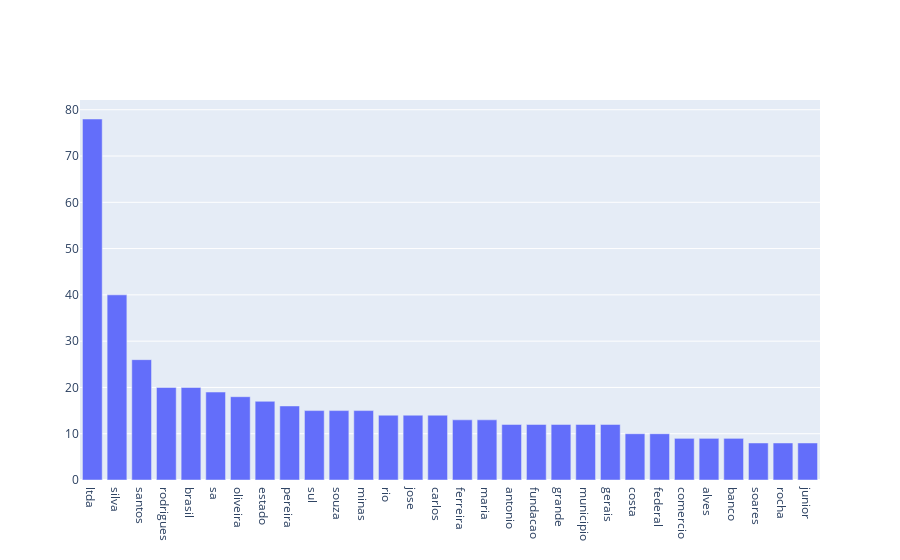

The notebook cell saved with this chart:
### Code cell
trace = go.Bar(x=df2["RECORRENTE"], y=df2["QUANTIDADE"])
iplot({"data":[trace]})

### Figure 1 — Plotly figure (JSON) as saved in the notebook; plotly's stock layout.template omitted (floating-point values rounded to 4 significant figures)
{"data": [{"type": "bar", "x": ["ltda", "silva", "santos", "rodrigues", "brasil", "sa", "oliveira", "estado", "pereira", "sul", "souza", "minas", "rio", "jose", "carlos", "ferreira", "maria", "antonio", "fundacao", "grande", "municipio", "gerais", "costa", "federal", "comercio", "alves", "banco", "soares", "rocha", "junior"], "y": [78, 40, 26, 20, 20, 19, 18, 17, 16, 15, 15, 15, 14, 14, 14, 13, 13, 12, 12, 12, 12, 12, 10, 10, 9, 9, 9, 8, 8, 8]}], "layout": {}}
